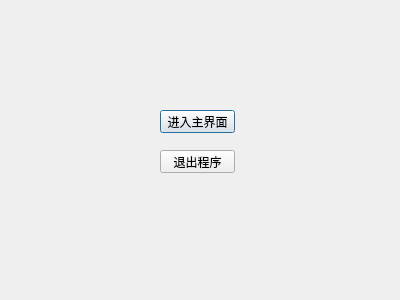
<?xml version="1.0" encoding="UTF-8"?>
<ui version="4.0">
 <class>MyDialog</class>
 <widget class="QDialog" name="MyDialog">
  <property name="geometry">
   <rect>
    <x>0</x>
    <y>0</y>
    <width>400</width>
    <height>300</height>
   </rect>
  </property>
  <property name="windowTitle">
   <string>Dialog</string>
  </property>
  <widget class="QPushButton" name="toMain">
   <property name="geometry">
    <rect>
     <x>160</x>
     <y>110</y>
     <width>75</width>
     <height>23</height>
    </rect>
   </property>
   <property name="text">
    <string>进入主界面</string>
   </property>
  </widget>
  <widget class="QPushButton" name="exitButton">
   <property name="geometry">
    <rect>
     <x>160</x>
     <y>150</y>
     <width>75</width>
     <height>23</height>
    </rect>
   </property>
   <property name="text">
    <string>退出程序</string>
   </property>
  </widget>
 </widget>
 <resources/>
 <connections>
  <connection>
   <sender>exitButton</sender>
   <signal>clicked()</signal>
   <receiver>MyDialog</receiver>
   <slot>close()</slot>
   <hints>
    <hint type="sourcelabel">
     <x>177</x>
     <y>158</y>
    </hint>
    <hint type="destinationlabel">
     <x>86</x>
     <y>195</y>
    </hint>
   </hints>
  </connection>
 </connections>
</ui>
